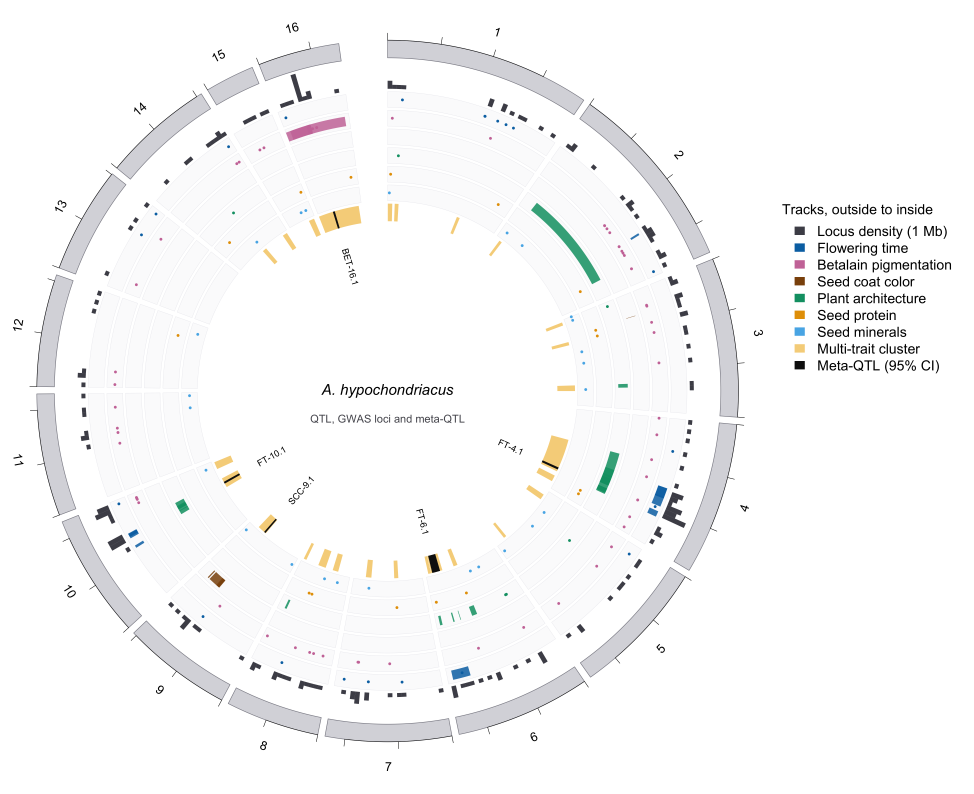
#> input picture figures/circos_A_hypochondriacus.png, 4868 x 3967 px (shown at 1/5 size); its folder holds only this picture in this run
$ python finish_figures.py
#> lines starting #> are read from the running program, lines starting #| are printed output that depends on the picture
#!/usr/bin/env python3
"""Flatten transparent PNG figures onto white and crop the empty page margin RIdeogram leaves.
Usage: python3 scripts/finish_figures.py"""
import glob
import os
from PIL import Image, ImageChops

ROOT = os.path.dirname(os.path.dirname(os.path.abspath(__file__)))
for f in glob.glob(os.path.join(ROOT, "figures", "*.png")) + glob.glob(os.path.join(ROOT, "figures", "species", "*.png")):
    im = Image.open(f)
#> im is the input picture: PIL image 4868x3967 RGB; mean R, G, B 247.7, 247.7, 247.9
    if im.mode in ("RGBA", "LA", "P"):
        im = im.convert("RGBA")
        bg = Image.new("RGBA", im.size, "white")
        im = Image.alpha_composite(bg, im).convert("RGB")
    else:
        im = im.convert("RGB")
    diff = ImageChops.difference(im, Image.new("RGB", im.size, "white"))
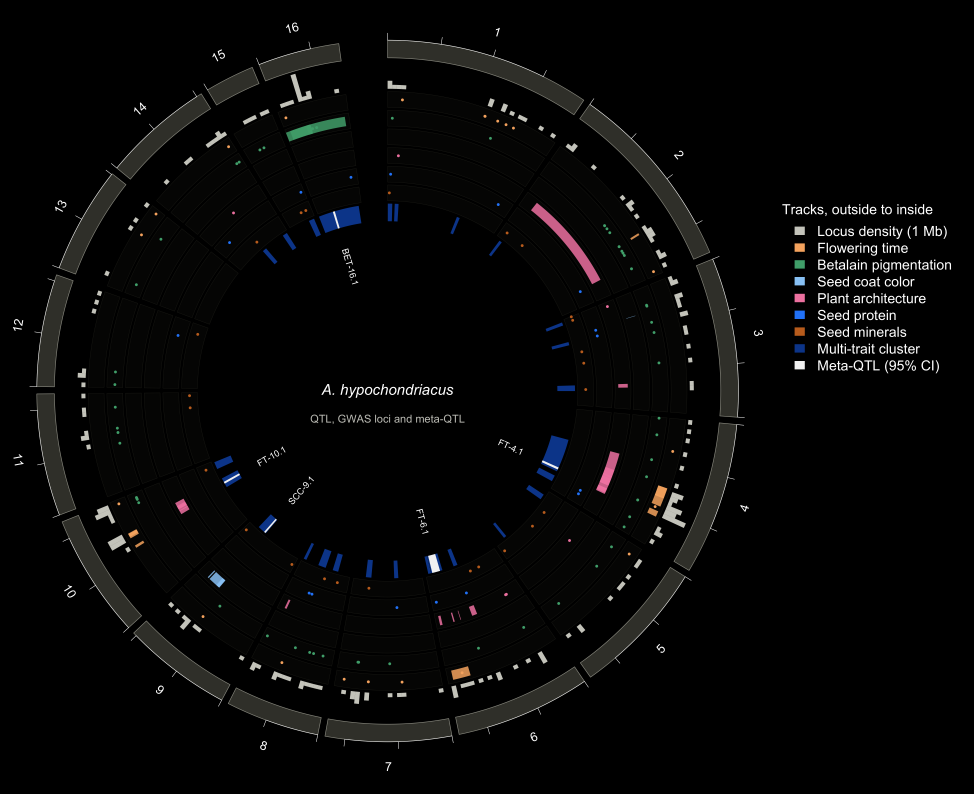
#> diff: PIL image 4868x3967 RGB (shown at 1/5 size); mean R, G, B 7.3, 7.3, 7.1
    box = diff.getbbox()
#> box = (64, 112, 4756, 3855)
    if box:
        pad = int(0.02 * max(im.size))
#> pad = 97
        box = (max(0, box[0] - pad), max(0, box[1] - pad), min(im.width, box[2] + pad), min(im.height, box[3] + pad))
#> box = (0, 15, 4853, 3952)
        im = im.crop(box)
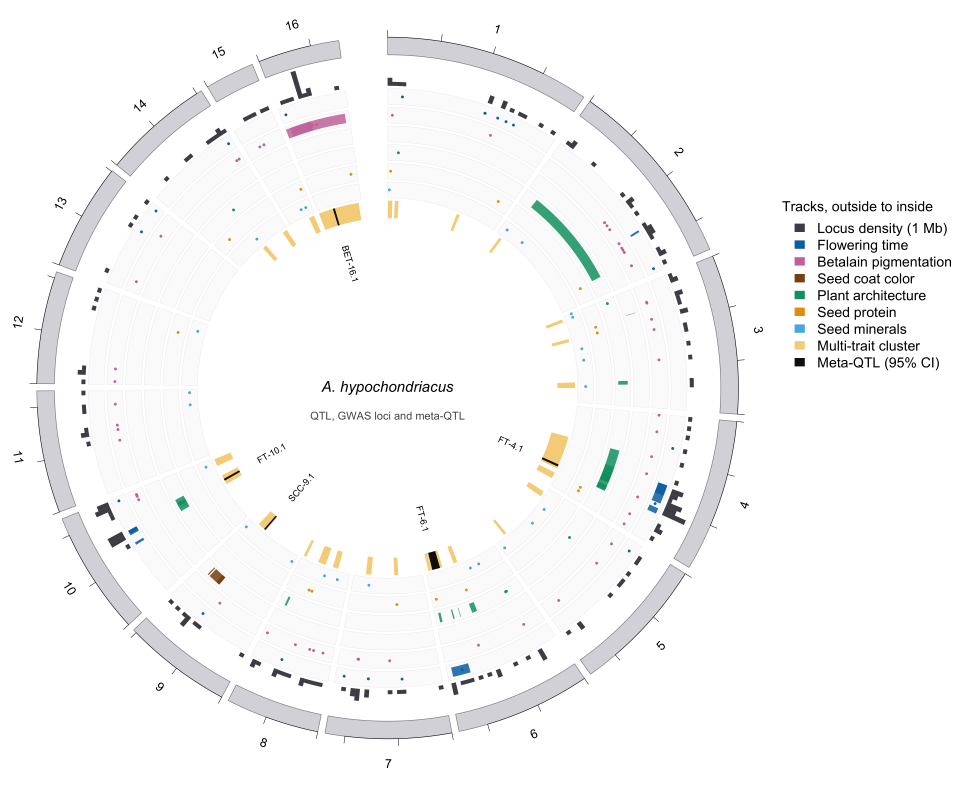
#> im: PIL image 4853x3937 RGB (shown at 1/5 size); mean R, G, B 247.6, 247.6, 247.8
    im.save(f, dpi=(600, 600))
    print(os.path.basename(f), im.size)
#| circos_A_hypochondriacus.png (4853, 3937)

$ run again, on figures/karyotype_A_hypochondriacus.png
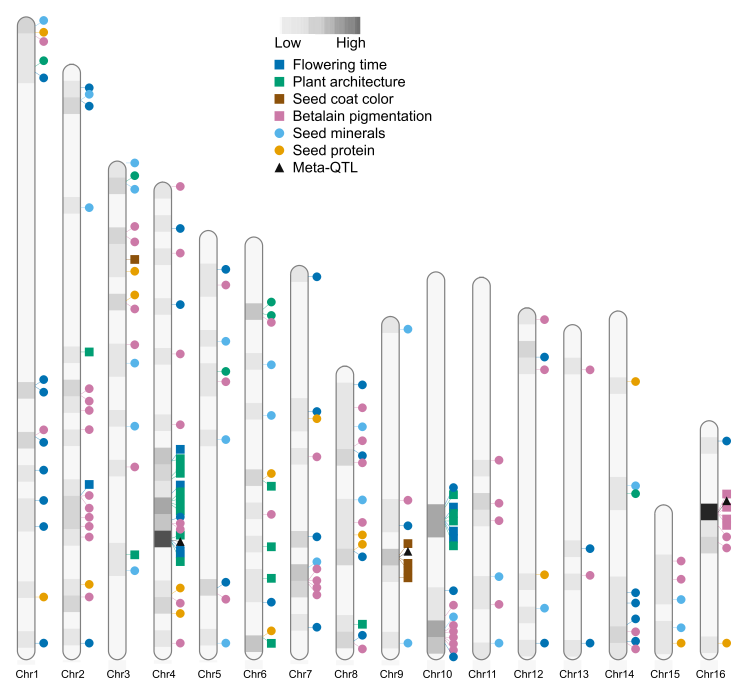
#> input picture figures/karyotype_A_hypochondriacus.png, 2242 x 2083 px (shown at 1/3 size)
#> im is the input picture: PIL image 2242x2083 RGB; mean R, G, B 242.5, 243.1, 243.5
#> `diff = ImageChops.difference(im, Image.new("RGB", im.size, "white"))`:
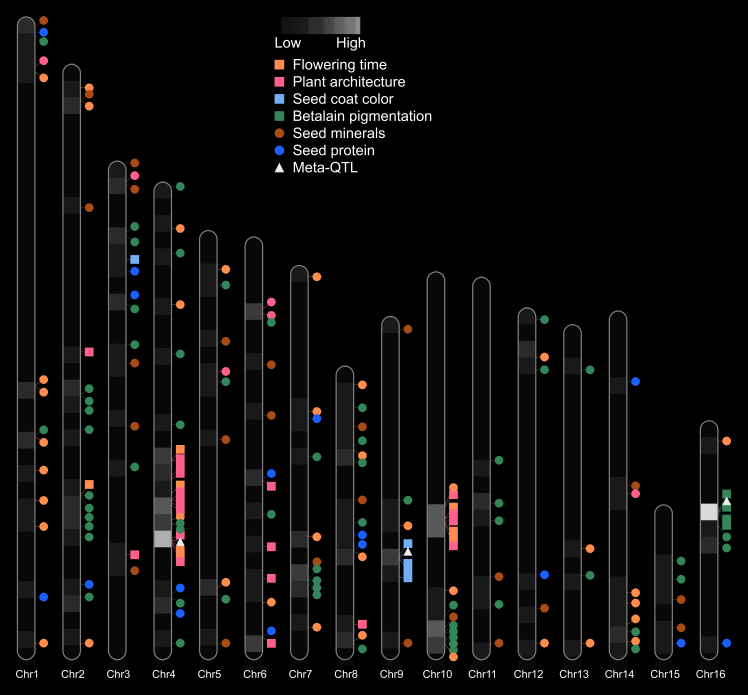
#> diff: PIL image 2242x2083 RGB (shown at 1/3 size); mean R, G, B 12.5, 11.9, 11.5
#> `box = diff.getbbox()`: box = (48, 48, 2194, 2035)
#> `box = (max(0, box[0] - pad), max(0, box[1] - pad), min(im.width, box[2..`: box = (4, 4, 2238, 2079)
#> `im = im.crop(box)`:
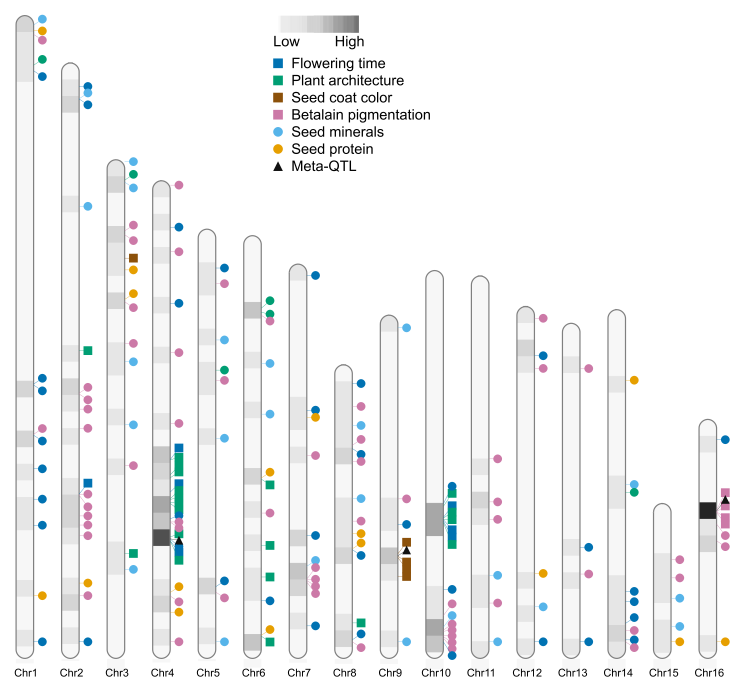
#> im: PIL image 2234x2075 RGB (shown at 1/3 size); mean R, G, B 242.4, 243.1, 243.4
#| karyotype_A_hypochondriacus.png (2234, 2075)

$ run again, on figures/linkage_map_A_tuberculatus_QTL.png
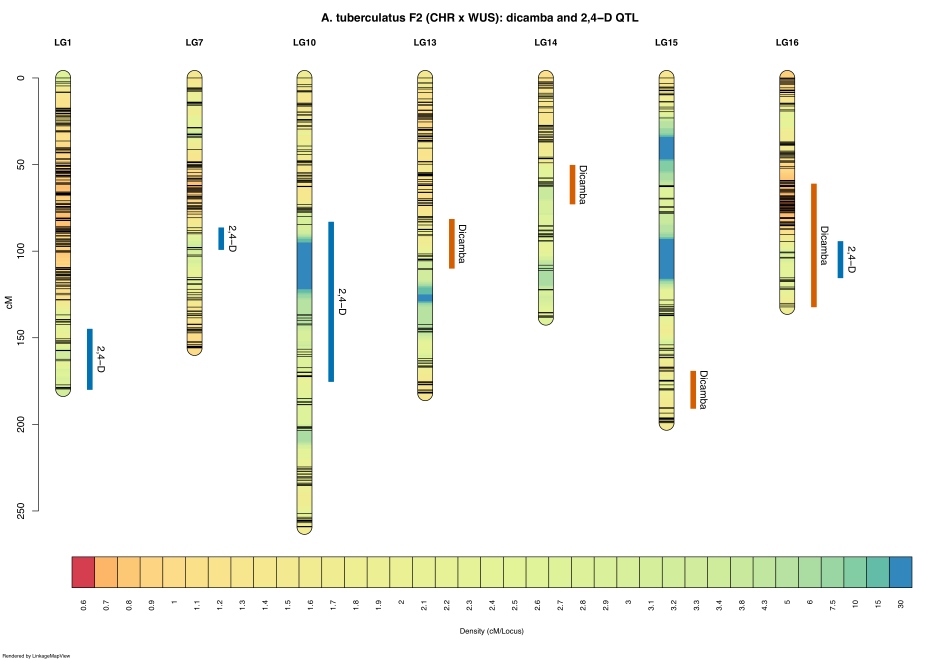
#> input picture figures/linkage_map_A_tuberculatus_QTL.png, 4655 x 3300 px (shown at 1/5 size)
#> im is the input picture: PIL image 4655x3300 RGB; mean R, G, B 245.1, 245.8, 239.6
#> `diff = ImageChops.difference(im, Image.new("RGB", im.size, "white"))`:
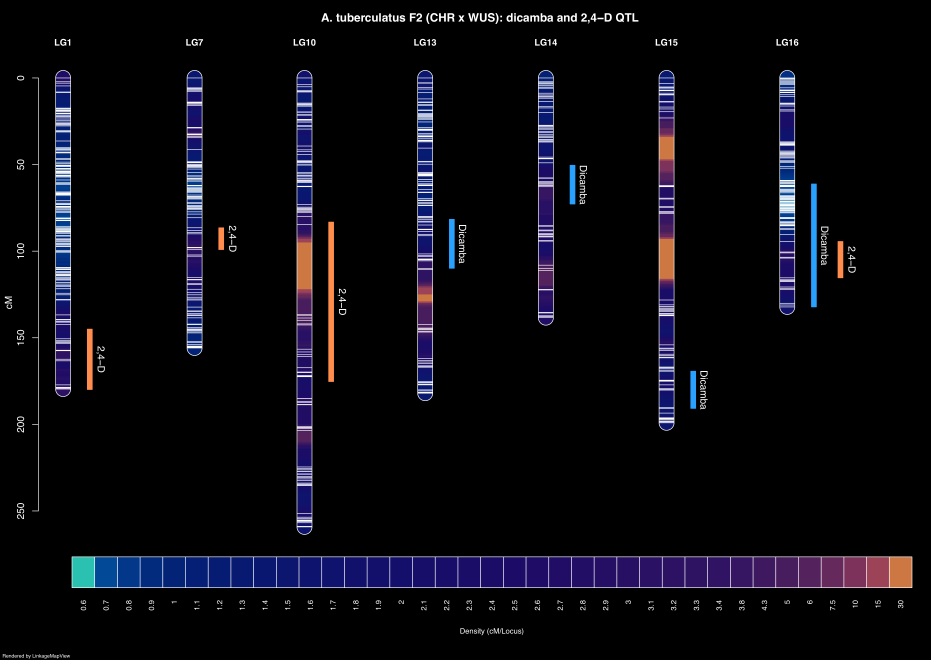
#> diff: PIL image 4655x3300 RGB (shown at 1/5 size); mean R, G, B 9.9, 9.2, 15.4
#> `box = diff.getbbox()`: box = (14, 64, 4562, 3294)
#> `box = (max(0, box[0] - pad), max(0, box[1] - pad), min(im.width, box[2..`: box = (0, 0, 4655, 3300)
#| linkage_map_A_tuberculatus_QTL.png (4655, 3300)
